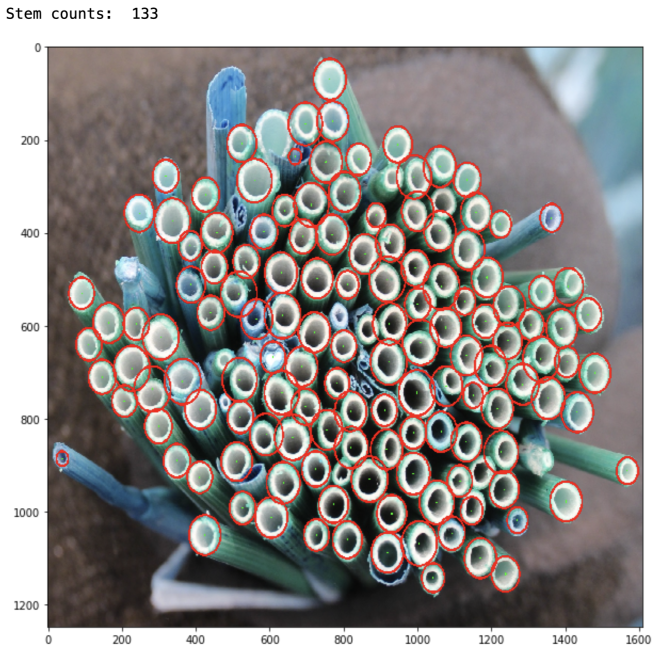
#> input picture Screen Shot 2021-05-05 at 3.25.45 PM.png, 1308 x 1308 px (shown at 1/2 size)
$ python -i CropStems_v01.py   (imports and definitions only)   (older library calls are emulated)
#> lines starting #> are read from the running program, lines starting #| are printed output that depends on the picture
# -*- coding: utf-8 -*-


# Crop images to stem area


# Dependencies

import time
start_time = time.time()

import os

import numpy as np

import matplotlib.pyplot as plt

from skimage import io, feature, filters, color, util, morphology, exposure, segmentation, img_as_float
from skimage.filters import unsharp_mask
from skimage.measure import label, regionprops, perimeter, find_contours
from skimage.morphology import medial_axis, skeletonize, convex_hull_image, binary_dilation, black_tophat, diameter_closing, area_opening, erosion, dilation, opening, closing, white_tophat, reconstruction, convex_hull_object
from skimage.transform import rescale, resize, downscale_local_mean, rotate
from skimage.util import invert

from glob import glob

import imageio as iio

import scipy
from scipy import ndimage as ndi

from PIL import Image, ImageEnhance

import cv2 as cv

import math

import pandas as pd

# Random label cmap
import matplotlib
import colorsys
def random_label_cmap(n=2**16):

    h,l,s = np.random.uniform(0,1,n), 0.4 + np.random.uniform(0,0.6,n), 0.2 + np.random.uniform(0,0.8,n)
    cols = np.stack([colorsys.hls_to_rgb(_h,_l,_s) for _h,_l,_s in zip(h,l,s)],axis=0)
    cols[0] = 0
    return matplotlib.colors.ListedColormap(cols)

lbl_cmap = random_label_cmap()


#-----------------------------------------------------#
#               Cropping Function
#-----------------------------------------------------#

def CropStems(rgb):

    # Read image
    rgb_name = rgb
    rgb = iio.imread(rgb_name)


    # rgb to gray
    gray0 = rgb @ [0.2126, 0.7152, 0.0722]

    # Normalize
    gray0 = gray0/255

    # Detect edges
    edges = feature.canny(gray0, sigma = 0.9, low_threshold = 0, high_threshold = .75)
    # plt.imshow(edges, cmap = 'gray')

    # Dilate
    dilated = binary_dilation(edges, selem=morphology.diamond(10), out=None)
    # plt.imshow(dilated, cmap = 'gray')

    # Get convex hull
    chull = convex_hull_object(dilated, connectivity=2)
    # plt.imshow(ch)

    # Apply mask to gray
    gray1 = np.asarray(chull)
    gray1 = np.where(chull, gray0, 0)

    # Crop image
    [rows, columns] = np.where(chull)
    row1 = min(rows)
    row2 = max(rows)
    col1 = min(columns)
    col2 = max(columns)
    cropped = gray1[row1:row2, col1:col2]
    # plt.imshow(cropped)


    # Verify folder exists
    if os.path.isdir('./CroppedStems') == False:
        os.mkdir("CroppedStems")

    # image name
    # cropped_name = "cropped_" + rgb_name
    cropped_name = rgb_name.split("\\")[-1]
    cropped_name = cropped_name.split(".")[-2]
    cropped_name = ".\CroppedStems\\" + cropped_name + "_cropped.JPG"

    # Save image
    im = cropped*255
    im = Image.fromarray(im)
    im = im.convert("L")
    im.save(cropped_name)

    # return gray1


#-----------------------------------------------------#
#               Executing the function
#-----------------------------------------------------#
#             VERIFY FOLDER AND EXTENSION!!!
#-----------------------------------------------------#

# Images folder (change extension if needed)
Images = io.ImageCollection(r'.\Sample_Images\*.JPG')

# Loop through images in folder
# [19 lines not run here, left out]


>>> import cv2
>>> picture = cv2.imread('Screen Shot 2021-05-05 at 3.25.45 PM.png', cv2.IMREAD_GRAYSCALE)
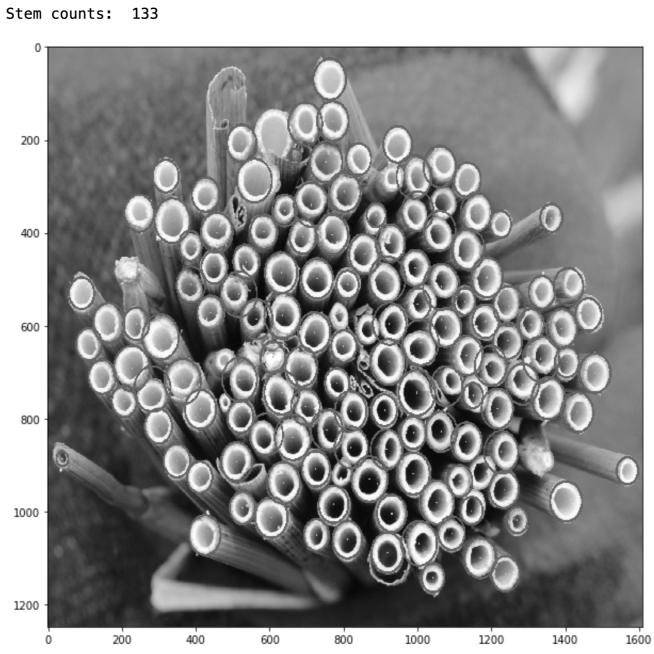
#> picture: shape (1308, 1308) (shown at 1/2 size); min 0, max 255, mean 143.4
#> (the run stopped early here; a loop or call above may not have finished)
